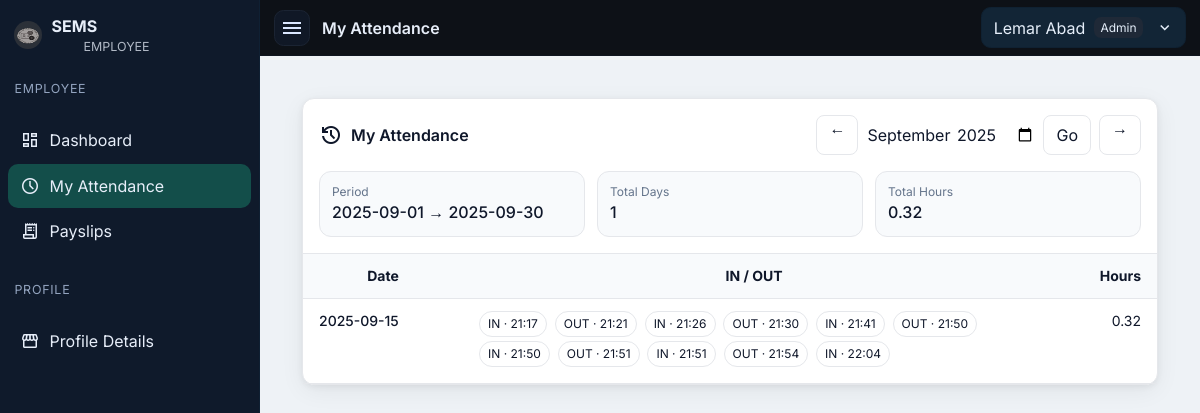
The page /public/employee/attendance.php (signed in) on the database its author committed.
### tables this page shows
CREATE TABLE `users` (
  `id` int(11) NOT NULL,
  `username` varchar(60) NOT NULL,
  `password_hash` varchar(255) NOT NULL,
  `role` enum('ADMIN','HR','MANAGER','EMPLOYEE') NOT NULL,
  `employee_id` int(11) DEFAULT NULL
);

CREATE TABLE `employees` (
  `id` int(11) NOT NULL,
  `emp_no` varchar(30) NOT NULL,
  `fname` varchar(60) NOT NULL,
  `lname` varchar(60) NOT NULL,
  `position` varchar(80) DEFAULT NULL,
  `department` varchar(80) DEFAULT NULL,
  `pay_group` enum('WEEKLY','SEMI_MONTHLY','MONTHLY') DEFAULT 'SEMI_MONTHLY',
  `monthly_rate` decimal(10,2) DEFAULT 0.00,
  `hourly_rate` decimal(10,2) DEFAULT 0.00,
  `email` varchar(120) DEFAULT NULL,
  `phone` varchar(40) DEFAULT NULL,
  `address` text DEFAULT NULL,
  `photo_path` varchar(255) DEFAULT NULL,
  `active` tinyint(1) DEFAULT 1,
  `created_at` timestamp NOT NULL DEFAULT current_timestamp()
);

CREATE TABLE `attendance_logs` (
  `id` bigint(20) NOT NULL,
  `employee_id` int(11) NOT NULL,
  `device_id` int(11) DEFAULT NULL,
  `rfid_uid` varchar(32) NOT NULL,
  `type` enum('IN','OUT') NOT NULL,
  `tap_time` datetime NOT NULL,
  `verification_status` enum('PENDING','MATCH','MISMATCH','UNVERIFIED') DEFAULT 'UNVERIFIED',
  `approved_by` int(11) DEFAULT NULL,
  `approved_at` datetime DEFAULT NULL,
  `reject_reason` varchar(255) DEFAULT NULL,
  `pair_id` bigint(20) DEFAULT NULL,
  `created_at` timestamp NOT NULL DEFAULT current_timestamp()
);

### public/partials/auth.php (called while the page is built, shortened)
<?php
function current_user(PDO $db){
  $sql="SELECT u.id,u.username,u.role,u.employee_id,
               COALESCE(CONCAT(e.fname,' ',e.lname), u.username) AS name,
               e.position
        FROM users u
        LEFT JOIN employees e ON e.id=u.employee_id
        WHERE u.id=?";
  $st=$db->prepare($sql); $st->execute([$_SESSION['uid']]);
  return $st->fetch(PDO::FETCH_ASSOC);
}

### public/employee/attendance.php (the view)
<?php
require __DIR__.'/../partials/auth.php'; login_required();
$me = current_user($db);
$ym  = $_GET['ym'] ?? date('Y-m');
$dt0 = strtotime($ym.'-01');
$from = date('Y-m-01', $dt0);
$to   = date('Y-m-t',  $dt0);
$st=$db->prepare("SELECT type, tap_time
                  FROM attendance_logs
                  WHERE employee_id=? AND DATE(tap_time) BETWEEN ? AND ?
                  ORDER BY tap_time ASC");
$st->execute([$me['employee_id'],$from,$to]);
$logs=$st->fetchAll(PDO::FETCH_ASSOC);
$days=[]; foreach($logs as $r){ $d=substr($r['tap_time'],0,10); $days[$d][]=$r; }
function day_hours($rows){
  $sec=0; $in=null;
  foreach($rows as $r){
    if($r['type']==='IN'){ $in=strtotime($r['tap_time']); }
    if($r['type']==='OUT' && $in){ $sec += (strtotime($r['tap_time'])-$in); $in=null; }
  }
  return round($sec/3600,2);
}
$totalHours = 0; foreach($days as $rows){ $totalHours += day_hours($rows); }
$page_title='My Attendance';
require __DIR__.'/../partials/layout_head.php';
require __DIR__.'/../partials/layout_nav.php';
$prev = date('Y-m', strtotime('-1 month', $dt0));
$next = date('Y-m', strtotime('+1 month', $dt0));
?>
  <div class="max-w-6xl mx-auto p-4 md:p-6 space-y-4">
    <div class="bg-white rounded-xl shadow-soft border">
      <div class="p-4 flex items-center justify-between">
        <div class="font-semibold flex items-center gap-2">
          <span class="material-symbols-outlined">history</span> My Attendance
        </div>
        <div class="flex items-center gap-2">
          <a class="px-3 h-10 rounded-lg border" href="?ym=<?= htmlspecialchars($prev) ?>">←</a>
          <form class="flex items-center gap-2">
            <input type="month" name="ym" value="<?= htmlspecialchars($ym) ?>" class="rounded-lg border-slate-300">
            <button class="px-3 h-10 rounded-lg border">Go</button>
          </form>
          <a class="px-3 h-10 rounded-lg border" href="?ym=<?= htmlspecialchars($next) ?>">→</a>
        </div>
      </div>
      <div class="px-4 pb-4">
        <div class="grid sm:grid-cols-3 gap-3">
          <div class="rounded-xl border bg-slate-50 p-3">
            <div class="text-xs text-slate-500">Period</div>
            <div class="font-medium"><?= htmlspecialchars($from) ?> → <?= htmlspecialchars($to) ?></div>
          </div>
          <div class="rounded-xl border bg-slate-50 p-3">
            <div class="text-xs text-slate-500">Total Days</div>
            <div class="font-medium"><?= count($days) ?></div>
          </div>
          <div class="rounded-xl border bg-slate-50 p-3">
            <div class="text-xs text-slate-500">Total Hours</div>
            <div class="font-medium"><?= number_format($totalHours,2) ?></div>
          </div>
        </div>
      </div>
      <div class="overflow-x-auto">
        <table class="min-w-full text-sm">
          <thead class="bg-slate-50 border-y">
            <tr><th class="px-4 py-3 w-40">Date</th><th class="px-4 py-3">IN / OUT</th><th class="px-4 py-3 w-28 text-right">Hours</th></tr>
          </thead>
          <tbody>
          <?php foreach(array_keys($days) as $d): $rows=$days[$d]; $h=day_hours($rows); ?>
            <tr class="border-b align-top">
              <td class="px-4 py-3 font-medium"><?= htmlspecialchars($d) ?></td>
              <td class="px-4 py-3">
                <?php foreach($rows as $r): ?>
                  <span class="inline-flex items-center gap-1 rounded-full px-2 py-1 border text-xs mr-1 mb-1">
                    <?= $r['type'] ?> · <?= date('H:i', strtotime($r['tap_time'])) ?>
                  </span>
                <?php endforeach; ?>
              </td>
              <td class="px-4 py-3 text-right"><?= number_format($h,2) ?></td>
            </tr>
          <?php endforeach; if(empty($days)): ?>
            <tr><td colspan="3" class="px-4 py-6 text-slate-500">No records for this month.</td></tr>
          <?php endif; ?>
          </tbody>
        </table>
      </div>
    </div>
  </div>
<?php require __DIR__.'/../partials/layout_foot.php'; ?>

### public/partials/layout_nav.php (shortened to what this page needs)
<?php
require_once __DIR__.'/auth.php';
$u = current_user($db) ?? ['name'=>'User','role'=>'EMPLOYEE','position'=>null];
$page_title = $page_title ?? 'Dashboard';
function sems_nav_sections(string $role): array {
  $sections = [];
  if ($role === 'EMPLOYEE') {
    $sections[] = ['label'=>'Employee','items'=>[
      ['Dashboard','/sems/public/employee/dashboard.php','dashboard'],
      ['My Attendance','/sems/public/employee/attendance.php','schedule'],
      ['Payslips','/sems/public/employee/payslips.php','receipt_long'],
    ]];
  }
  $sections[] = ['label'=>'Profile','items'=>[
    ['Profile Details','/sems/public/employee/profile.php','storefront']
  ]];
  return $sections;
}
$sections = sems_nav_sections($u['role']);
?>
<nav id="sb" class="sb" aria-label="Sidebar">
  <div class="sb-head">
    <img src="/sems/public/assets/logo.png" alt="SEMS">
    <div>
      <div style="font-weight:700">SEMS</div>
      <div class="sb-role"><?= htmlspecialchars($u['role']) ?></div>
    </div>
  </div>
  <?php foreach ($sections as $section): ?>
    <div class="sb-section"><?= htmlspecialchars($section['label']) ?></div>
    <ul>
      <?php foreach ($section['items'] as [$label,$href,$icon]):
        $is = (strpos($_SERVER['REQUEST_URI'],$href)===0) ? 'active' : ''; ?>
        <li><a class="<?= $is ?>" href="<?= $href ?>"><span class="ms"><?= $icon ?></span><span><?= htmlspecialchars($label) ?></span></a></li>
      <?php endforeach; ?>
    </ul>
  <?php endforeach; ?>
</nav>
<header class="topbar" role="banner">
  <button id="toggle" class="hambtn" aria-label="Toggle navigation">
    <span class="material-symbols-outlined">menu</span>
  </button>
  <div style="font-weight:600"><?= htmlspecialchars($page_title) ?></div>
  <div class="menu" id="profileMenu">
    <button class="menu-btn" type="button" title="Account">
      <span><?= htmlspecialchars($u['name'] ?? 'User') ?></span>
      <?php if(!empty($u['position'])): ?><span class="badge"><?= htmlspecialchars($u['position']) ?></span><?php endif; ?>
      <span class="material-symbols-outlined" style="font-size:18px;margin-left:.25rem">expand_more</span>
    </button>
  </div>
</header>
<div id="main"><div class="container">

### public/partials/layout_head.php (style rules this page uses)
:root { --sb-w:260px; --brand:#0d1117; --sidebar:#0f1a2b; --sidebar-hover:#14233c; --active:#134e4a; --surface:#eef2f6; --card:#ffffff; --ink:#0f172a; --muted:#64748b; --accent:#10b981; }
* { box-sizing:border-box }
html,body { margin:0 }
body { font-family:Inter,system-ui,Segoe UI,Roboto,Arial,sans-serif; background:var(--surface); color:var(--ink); }
.topbar { position:sticky; top:0; z-index:50; height:56px; display:flex; align-items:center; gap:.75rem; background:var(--brand); color:#e7eef9; border-bottom:1px solid #0e1520; padding-inline:14px; transition: padding-left .2s ease; }
.hambtn { width:36px;height:36px;display:inline-grid;place-items:center;border-radius:.6rem;border:1px solid #1b2433;background:#101826;color:#dbe7ff;cursor:pointer }
.material-symbols-outlined { font-variation-settings:'FILL' 0,'wght' 400,'GRAD' 0,'opsz' 24 }
.menu { position:relative;margin-left:auto }
.menu-btn { display:flex;align-items:center;gap:.55rem;cursor:pointer;background:#122536;color:#e5eef9;border:1px solid #0f2132;border-radius:.6rem;padding:.45rem .7rem }
.badge { background:#1f2937;color:#e5eef9;font-size:.75rem;border-radius:.45rem;padding:.12rem .4rem }
.sb { position:fixed;inset:0 auto 0 0;z-index:60;width:var(--sb-w);background:var(--sidebar);color:#e7eef9;border-right:1px solid #0f2033;transform:translateX(-100%);transition:transform .2s ease;display:flex;flex-direction:column }
.sb.open { transform:translateX(0) }
.sb-head { display:flex;gap:.6rem;align-items:center;padding:14px }
.sb-head img { width:28px;height:28px;border-radius:50%;background:#2b3038 }
.sb-role { font-size:.78rem;opacity:.75;margin-left:2rem }
.sb ul { list-style:none;margin:8px 8px 16px;padding:0 }
.sb li { margin:.1rem 0 }
.sb a { display:flex;align-items:center;gap:.6rem;color:#e7eef9;padding:10px 12px;border-radius:10px }
.sb a.active { background:var(--active) }
.sb-section { padding:.6rem .9rem;color:#93a4bf;font-size:.78rem;text-transform:uppercase;letter-spacing:.06em }
.ms { font-family:'Material Symbols Outlined';font-weight:400;font-style:normal;font-size:20px;line-height:1 }
#main { min-height:calc(100vh - 56px);transition:padding-left .2s ease; }
.container { max-width:1100px;margin:0 auto;padding:18px }
@media (min-width: 992px) { body.with-sb .topbar { padding-left:calc(14px + var(--sb-w)); } }
@media (min-width: 992px) { body.with-sb #main { padding-left:var(--sb-w); } }

### rows shown on the page
users: role "EMPLOYEE", employee.position "Admin"
attendance_logs: type "IN", tap_time "21:17"
attendance_logs: type "OUT", tap_time "21:21"
attendance_logs: type "IN", tap_time "21:26"
attendance_logs: type "OUT", tap_time "21:30"
attendance_logs: type "IN", tap_time "21:41"
attendance_logs: type "OUT", tap_time "21:50"
attendance_logs: type "IN", tap_time "21:50"
attendance_logs: type "OUT", tap_time "21:51"
attendance_logs: type "IN", tap_time "21:51"
attendance_logs: type "OUT", tap_time "21:54"
attendance_logs: type "IN", tap_time "22:04"

### other values the page prints
$section['label'] "EMPLOYEE"
$label "Dashboard"
$label "My Attendance"
$label "Payslips"
$section['label'] "PROFILE"
$label "Profile Details"
$page_title "My Attendance"
$u['name'] "Lemar Abad"
$from "2025-09-01"
$to "2025-09-30"
count($days) "1"
$totalHours "0.32"
$d "2025-09-15"
$h "0.32"
